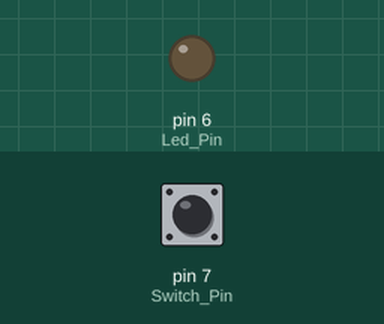
This sketch was run on a simulated Arduino Uno, built with avr-gcc and run on an emulated ATmega328P. Shown: output pins drawn as LEDs (lit = HIGH). The inputs (shaded band) are chosen by the test bench; at power-on: pin 7 (Switch_Pin) LOW.

Above: at 1.2 s.
1.3 s: pin 7 (Switch_Pin) pulled HIGH for 0.15 s
At 1.37 s:
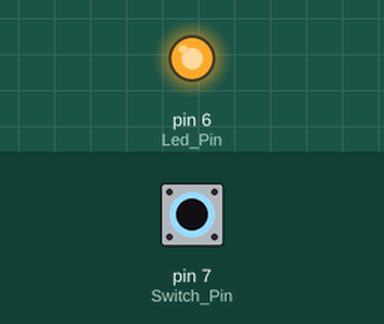
2.9 s: pin 7 (Switch_Pin) pulled HIGH for 3.2 s
At 7.2 s:
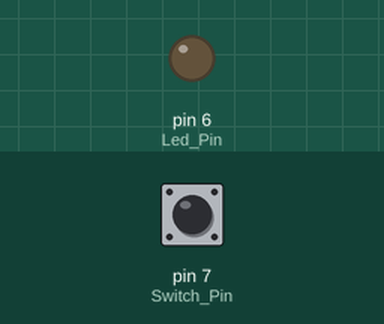
Timing chart, 0 to 8.7 s (numbered marks = the images above; inputs shaded):
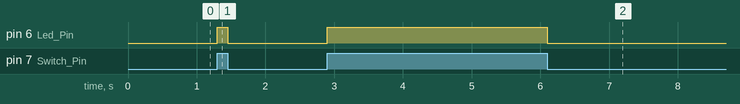

Measured:
- after the input at 1.3 s, pin 6 (Led_Pin): LOW → HIGH at once, → LOW 0.15 s later
- after the input at 2.9 s, pin 6 (Led_Pin): LOW → HIGH at once, → LOW 3.2 s later

The sketch:

Led_Switch.ino
```cpp
#include <Arduino.h>

#define Led_Pin 6
#define Switch_Pin 7
void setup() {
 pinMode(Led_Pin , OUTPUT);
pinMode(Switch_Pin , INPUT);
}

void loop() {
 if(digitalRead(Switch_Pin)){
digitalWrite(Led_Pin , HIGH);
 }
 else{
   digitalWrite(Led_Pin , LOW);
 }

}
```
